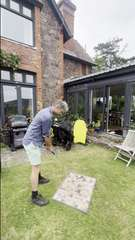
#> input picture backend/tests/fixtures/swing-detection/test_movie001/000-00.jpg, 135 x 240 px
$ python -i test_swing_detection_simple.py   (imports and definitions only)
#> lines starting #> are read from the running program, lines starting #| are printed output that depends on the picture
"""
Simple test for swing detection with updated parameters
"""

import asyncio
import json
import base64
import websockets
from pathlib import Path
import time
import logging
import sys
import os

# Add parent directory to path
sys.path.append(os.path.dirname(os.path.abspath(__file__)))

from config.swing_detection import IOS_FRAME_INTERVAL, LLM_SUBMISSION_THRESHOLD, POST_DETECTION_COOLDOWN
from PIL import Image
from io import BytesIO

# Image processing settings (matching iOS and server)
IMAGE_MAX_SIZE = (128, 128)  # Target box size for resizing
IMAGE_WEBP_QUALITY = 40  # WebP compression quality
IMAGE_CONVERT_BW = True  # Convert to grayscale

# Override frame interval to simulate faster capture
FRAME_INTERVAL = 0.2  # Match updated iOS setting

# Configure logging
# [1 line not run here, left out]
logger = logging.getLogger(__name__)

# Test configuration
WS_URL = "ws://localhost:8001/ws/detect-golf-swing"
FRAMES_DIR = Path("tests/fixtures/swing-detection/test_movie001")

def process_image(image_path: Path) -> str:
    """Process image with resizing and compression matching client settings"""
    # Open image
    image = Image.open(image_path)
#> image is the input picture: PIL image 135x240 RGB; mean R, G, B 153.8, 153.8, 132.7

    # Convert to grayscale if enabled
    if IMAGE_CONVERT_BW:
        image = image.convert('L')
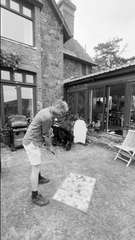
#> image: PIL image 135x240 L; min 0, max 255, mean 151.4
    elif image.mode != 'RGB':
        image = image.convert('RGB')

    # Calculate new size maintaining aspect ratio (box fit)
    original_width, original_height = image.size
#> original_width = 135; original_height = 240
    box_width, box_height = IMAGE_MAX_SIZE

    # Calculate scale factor to fit within box
    scale = min(box_width / original_width, box_height / original_height)
#> scale = 0.533

    # Only resize if the image is larger than the box
    if scale < 1:
        new_width = int(original_width * scale)
#> new_width = 72
        new_height = int(original_height * scale)
#> new_height = 128
        image = image.resize((new_width, new_height), Image.Resampling.LANCZOS)
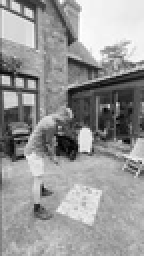
#> image: PIL image 72x128 L (shown 2 times larger); min 0, max 255, mean 151.5

    # Compress and encode to WebP (or JPEG for compatibility)
    buffer = BytesIO()
    try:
        # Try WebP first
        image.save(buffer, format='WEBP', quality=IMAGE_WEBP_QUALITY, method=6)
    except:
        # Fallback to JPEG if WebP not supported
        image.save(buffer, format='JPEG', quality=IMAGE_WEBP_QUALITY)

    # Get base64 encoded string
    compressed_bytes = buffer.getvalue()
    return base64.b64encode(compressed_bytes).decode('utf-8')

# [126 lines not run here, left out]

>>> result = process_image('tests/fixtures/swing-detection/test_movie001/000-00.jpg')
